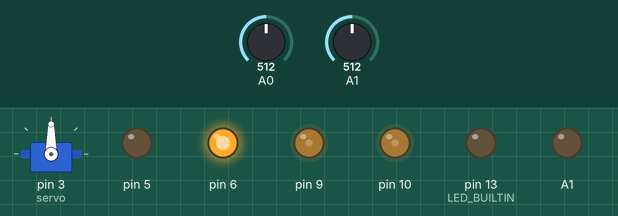
Recording of a sketch running on a simulated Arduino Uno, built with avr-gcc and run on an emulated ATmega328P. Parts: servo, output pins drawn as LEDs (lit = HIGH). The inputs (shaded band) are chosen by the test bench; at power-on: A0 = 512, A1 = 512. Pins used as bus, display or sensor lines are not drawn; what the sketch prints to the serial monitor is not drawn.

Above: at 1.2 s.
1.3 s: A0 set to 716
At 1.7 s:
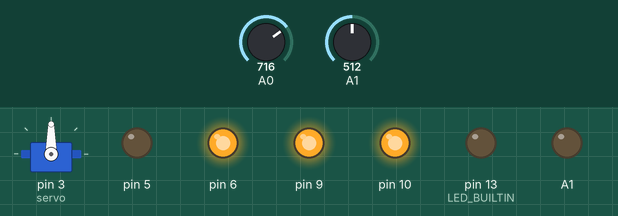
2.8 s: A1 set to 490
At 4.0 s:
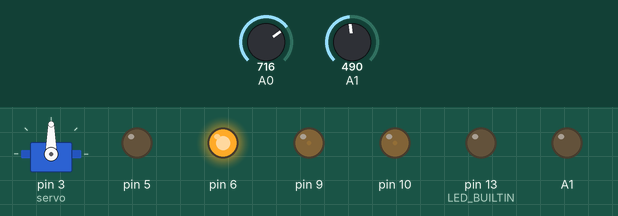
4.3 s: A0 set to 1010
At 5.3 s:
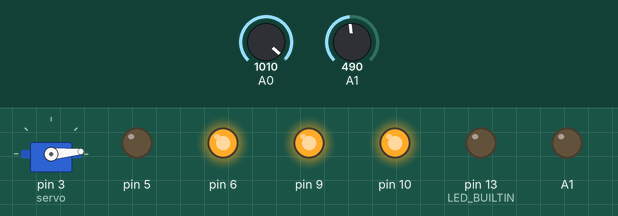
5.8 s: A1 set to 306
At 6.5 s:
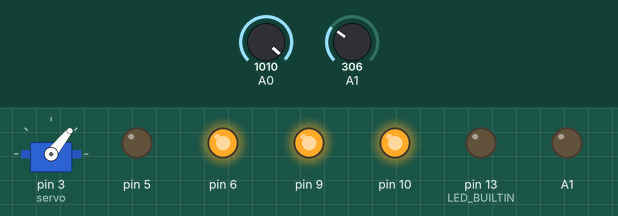
7.3 s: A0 set to 870
At 8.5 s:
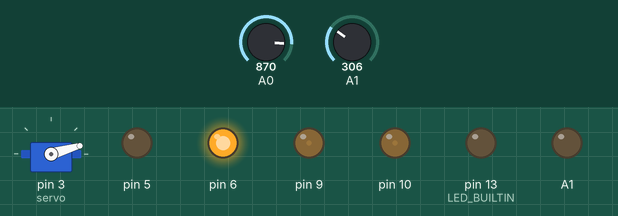
8.8 s: A1 set to 122
At 9.8 s:
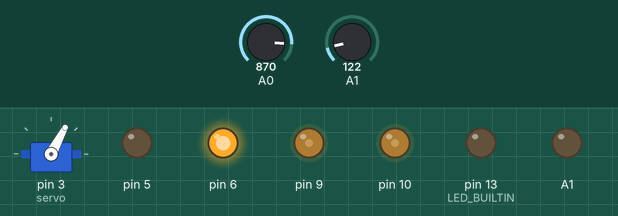
Timing chart, 0 to 11.3 s (numbered marks = the images above; inputs shaded):
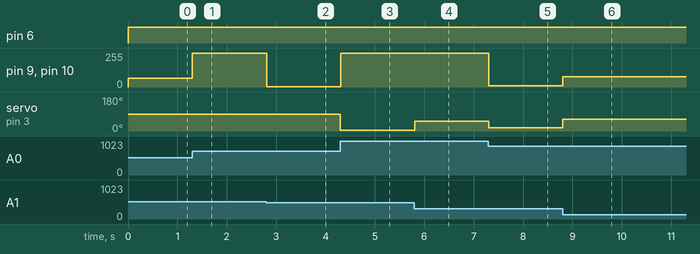

The sketch:

bot_twoLDR_servo_4motors_code.ino
```cpp
// C++ code
//
#include <Servo.h>
Servo servo;
int x,y,dir;
int val=90;
int speedf,speed;
void setup()
{
  pinMode(LED_BUILTIN, OUTPUT);
  servo.attach(3);
  pinMode(6,OUTPUT);
  pinMode(5,OUTPUT);
  pinMode(9,OUTPUT);
  pinMode(0,OUTPUT);
  pinMode(1,OUTPUT);
  pinMode(10,OUTPUT);
  Serial.begin(9600);
  pinMode(A0,INPUT);
  pinMode(A1,OUTPUT);
}

void loop()
{
  x=analogRead(A0);
  y=analogRead(A1);
  dir=x-y;
  speedf=x+y;
  if(dir>880&&dir<1000){
    val = map(dir,880,1000,90,180);
  }
  if(dir<865&&dir>500){
    val = map(dir,865,500,90,0);
  }
  servo.write(val);
  speed=map(speedf,1181,500,10,255);
  Serial.println(speed);
  digitalWrite(6,HIGH);
  digitalWrite(5,LOW);
  //analogWrite(9,150);
  analogWrite(9,speed);
  digitalWrite(0,HIGH);
  digitalWrite(1,LOW);
  analogWrite(10,speed);
  //analogWrite(10,150);
  //for(int i=0;i<180;i=i+20){
    //servo.write(i);
    //delay(1000);
  //}
}
```

Measured:
- after the input at 1.3 s, pin 9, pin 10: 66/255 → 255/255 at once
- after the input at 2.8 s, pin 9, pin 10: 255/255 → 2/255 at once
- after the input at 4.3 s, pin 9, pin 10: 2/255 → 255/255 at once; servo on pin 3 (servo): 90° → 5° at once
- after the input at 5.8 s, servo on pin 3 (servo): 5° → 51° at once
- after the input at 7.3 s, pin 9, pin 10: 255/255 → 11/255 at once; servo on pin 3 (servo): 51° → 16° at once
- after the input at 8.8 s, pin 9, pin 10: 11/255 → 77/255 at once; servo on pin 3 (servo): 16° → 62° at once
